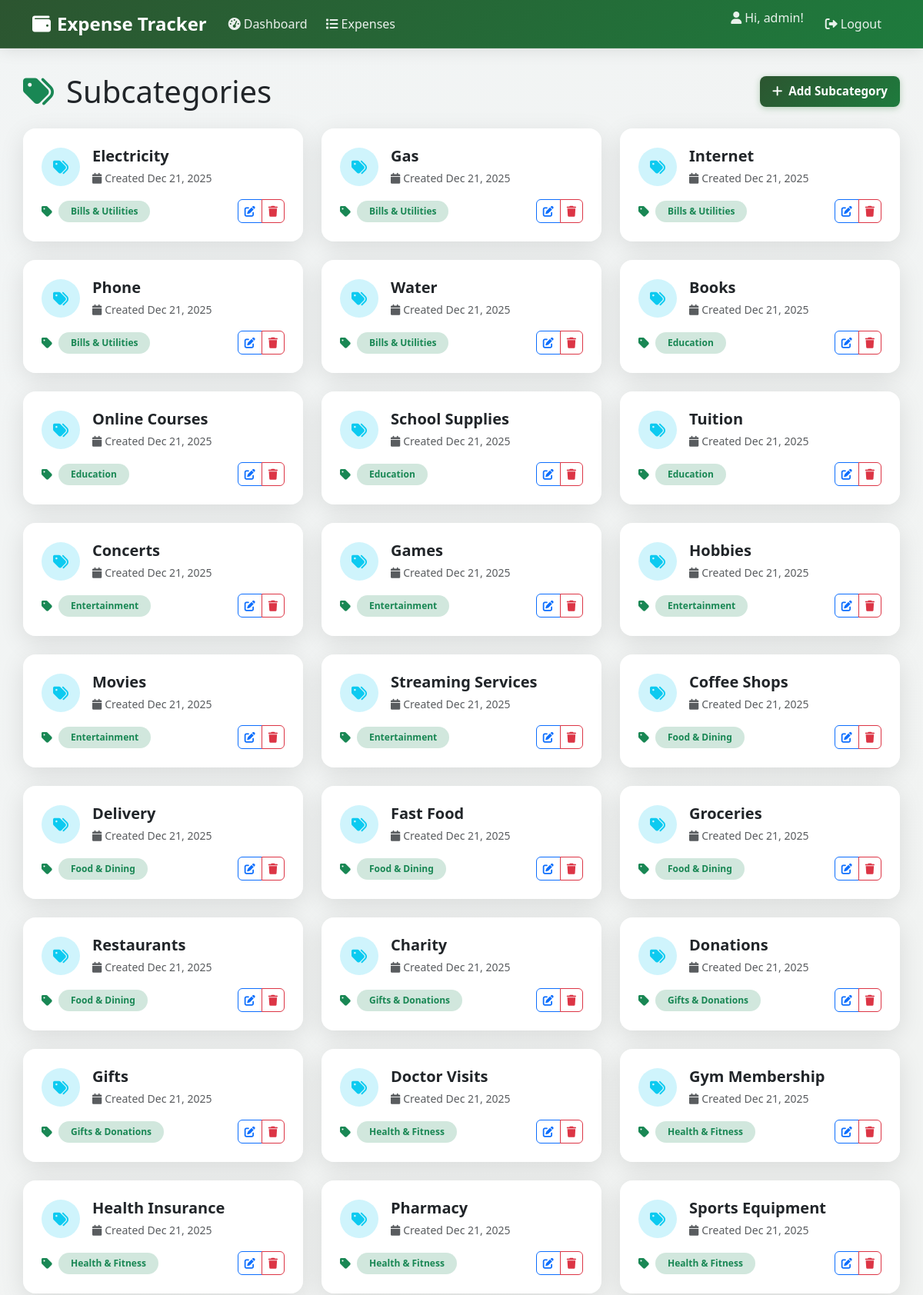
The app's page /subcategories/ (signed in, upper part) with its own data.
### ledger/models.py (models this page shows, shortened)
class Subcategory(models.Model):
    category = models.ForeignKey(Category, on_delete=models.CASCADE, related_name='subcategories')
    name = models.CharField(max_length=100)
    created_at = models.DateTimeField(auto_now_add=True)
    class Meta:
        unique_together = ('category', 'name')
        ordering = ['category__name', 'name']

class Category(models.Model):
    name = models.CharField(max_length=100, unique=True)
    created_at = models.DateTimeField(auto_now_add=True)
    class Meta:
        ordering = ['name']

### ledger/views.py (the view)
# urls.py: path('subcategories/', views.SubcategoryListView.as_view(), name='subcategory_list'),
class SubcategoryListView(LoginRequiredMixin, ListView):
    model = Subcategory
    template_name = 'ledger/subcategory_list.html'
    context_object_name = 'subcategories'
    def get_queryset(self):
        return Subcategory.objects.all()

### ledger/templates/ledger/subcategory_list.html (shortened to what this page needs)
{% extends 'ledger/base.html' %}
{% block content %}
<div class="d-flex justify-content-between align-items-center mb-4">
    <h1 class="mb-0">
        <i class="fas fa-tags me-3 text-success"></i>Subcategories
    </h1>
    <a href="{% url 'subcategory_create' %}" class="btn btn-custom-primary">
        <i class="fas fa-plus me-2"></i>Add Subcategory
    </a>
</div>
{% if subcategories %}
    <div class="row g-4">
        {% for subcategory in subcategories %}
        <div class="col-md-6 col-lg-4">
            <div class="card-custom h-100">
                <div class="card-body p-4">
                    <div class="d-flex align-items-center mb-3">
                        <div class="flex-shrink-0 me-3">
                            <div class="bg-info-subtle rounded-circle d-flex align-items-center justify-content-center" style="width: 50px; height: 50px;">
                                <i class="fas fa-tags fa-lg text-info"></i>
                            </div>
                        </div>
                        <div class="flex-grow-1">
                            <h5 class="card-title mb-1 fw-bold">{{ subcategory.name }}</h5>
                            <small class="text-muted">
                                <i class="fas fa-calendar me-1"></i>Created {{ subcategory.created_at|date:"M d, Y" }}
                            </small>
                        </div>
                    </div>
                    <div class="d-flex justify-content-between align-items-center">
                        <div class="d-flex align-items-center">
                            <i class="fas fa-tag me-2 text-success"></i>
                            <span class="badge bg-success-subtle text-success rounded-pill px-3 py-2">
                                {{ subcategory.category.name }}
                            </span>
                        </div>
                        <div class="btn-group" role="group">
                            <a href="{% url 'subcategory_update' subcategory.pk %}" class="btn btn-sm btn-outline-primary rounded-start">
                                <i class="fas fa-edit"></i>
                            </a>
                            <a href="{% url 'subcategory_delete' subcategory.pk %}" class="btn btn-sm btn-outline-danger rounded-end">
                                <i class="fas fa-trash"></i>
                            </a>
                        </div>
                    </div>
                </div>
            </div>
        </div>
        {% endfor %}
    </div>
{% endif %}
{% endblock %}

### ledger/templates/ledger/base.html (shortened to what this page needs)
{% load static %}
<!DOCTYPE html>
<html lang="en">
<head>
    <link href="https://cdn.jsdelivr.net/npm/bootstrap@5.3.0/dist/css/bootstrap.min.css" rel="stylesheet">
    <link rel="stylesheet" href="https://cdnjs.cloudflare.com/ajax/libs/font-awesome/6.0.0/css/all.min.css">
</head>
<body>
    <nav class="navbar navbar-expand-lg navbar-custom">
        <div class="container">
            <a class="navbar-brand" href="{% url 'dashboard' %}">
                <i class="fas fa-wallet me-2"></i>Expense Tracker
            </a>
            <div class="collapse navbar-collapse" id="navbarNav">
                <ul class="navbar-nav me-auto">
                    <li class="nav-item">
                        <a class="nav-link" href="{% url 'dashboard' %}">
                            <i class="fas fa-tachometer-alt me-1"></i>Dashboard
                        </a>
                    </li>
                    <li class="nav-item">
                        <a class="nav-link" href="{% url 'expense_list' %}">
                            <i class="fas fa-list me-1"></i>Expenses
                        </a>
                    </li>
                </ul>
                <ul class="navbar-nav">
                    {% if user.is_authenticated %}
                        <li class="nav-item">
                            <span class="navbar-text me-3">
                                <i class="fas fa-user me-1"></i>Hi, {{ user.first_name|default:user.username }}!
                            </span>
                        </li>
                        <li class="nav-item">
                            <a class="nav-link" href="{% url 'logout' %}">
                                <i class="fas fa-sign-out-alt me-1"></i>Logout
                            </a>
                        </li>
                    {% else %}
                        <li class="nav-item">
                            <a class="nav-link" href="{% url 'login' %}">
                                <i class="fas fa-sign-in-alt me-1"></i>Login
                            </a>
                        </li>
                    {% endif %}
                </ul>
            </div>
        </div>
    </nav>
    <main class="container main-content">
        {% block content %}{% endblock %}
    </main>
</body>
</html>

### ledger/templates/ledger/base.html (style rules this page uses)
:root { --primary-green: #2c5530; --secondary-green: #1e7b3d; --light-green: #e8f5e8; --accent-green: #4caf50; }
body { background: linear-gradient(135deg, rgba(188, 205, 199, 0.1) 0%, rgba(173, 176, 143, 0.1) 100%), #f8f9fa; min-height: 100vh; font-family: 'Segoe UI', Tahoma, Geneva, Verdana, sans-serif; }
.navbar-custom { background: linear-gradient(135deg, var(--primary-green) 0%, var(--secondary-green) 100%); backdrop-filter: blur(20px); border-bottom: 1px solid rgba(255, 255, 255, 0.1); box-shadow: 0 2px 20px rgba(0, 0, 0, 0.1); }
.navbar-brand { font-weight: 700; font-size: 1.5rem; color: white !important; }
.nav-link { font-weight: 500; color: rgba(255, 255, 255, 0.9) !important; transition: all 0.3s ease; padding: 0.5rem 1rem; border-radius: 8px; margin: 0 0.25rem; }
.navbar-text { color: rgba(255, 255, 255, 0.9) !important; font-weight: 500; }
.main-content { padding: 2rem 0; min-height: calc(100vh - 76px); }
.card-custom { background: rgba(255, 255, 255, 0.95); backdrop-filter: blur(10px); border: none; border-radius: 16px; box-shadow: 0 8px 32px rgba(0, 0, 0, 0.1); transition: all 0.3s ease; }
.btn-custom-primary { background: linear-gradient(135deg, var(--primary-green) 0%, var(--secondary-green) 100%); border: none; border-radius: 8px; padding: 0.5rem 1rem; font-weight: 600; color: white; transition: all 0.3s ease; height: 40px; font-size: 0.95rem; box-shadow: 0 2px 8px rgba(46, 125, 50, 0.3); }

### records on screen
Subcategory: name "Electricity", created_at "Dec 21, 2025", category.name "Bills & Utilities"
Subcategory: name "Gas", created_at "Dec 21, 2025", category.name "Bills & Utilities"
Subcategory: name "Internet", created_at "Dec 21, 2025", category.name "Bills & Utilities"
Subcategory: name "Phone", created_at "Dec 21, 2025", category.name "Bills & Utilities"
Subcategory: name "Water", created_at "Dec 21, 2025", category.name "Bills & Utilities"
Subcategory: name "Books", created_at "Dec 21, 2025", category.name "Education"
Subcategory: name "Online Courses", created_at "Dec 21, 2025", category.name "Education"
Subcategory: name "School Supplies", created_at "Dec 21, 2025", category.name "Education"
Subcategory: name "Tuition", created_at "Dec 21, 2025", category.name "Education"
Subcategory: name "Concerts", created_at "Dec 21, 2025", category.name "Entertainment"
Subcategory: name "Games", created_at "Dec 21, 2025", category.name "Entertainment"
Subcategory: name "Hobbies", created_at "Dec 21, 2025", category.name "Entertainment"
Subcategory: name "Movies", created_at "Dec 21, 2025", category.name "Entertainment"
Subcategory: name "Streaming Services", created_at "Dec 21, 2025", category.name "Entertainment"
Subcategory: name "Coffee Shops", created_at "Dec 21, 2025", category.name "Food & Dining"
Subcategory: name "Delivery", created_at "Dec 21, 2025", category.name "Food & Dining"
Subcategory: name "Fast Food", created_at "Dec 21, 2025", category.name "Food & Dining"
Subcategory: name "Groceries", created_at "Dec 21, 2025", category.name "Food & Dining"
Subcategory: name "Restaurants", created_at "Dec 21, 2025", category.name "Food & Dining"
Subcategory: name "Charity", created_at "Dec 21, 2025", category.name "Gifts & Donations"
Subcategory: name "Donations", created_at "Dec 21, 2025", category.name "Gifts & Donations"
Subcategory: name "Gifts", created_at "Dec 21, 2025", category.name "Gifts & Donations"
Subcategory: name "Doctor Visits", created_at "Dec 21, 2025", category.name "Health & Fitness"
Subcategory: name "Gym Membership", created_at "Dec 21, 2025", category.name "Health & Fitness"
Subcategory: name "Health Insurance", created_at "Dec 21, 2025", category.name "Health & Fitness"
Subcategory: name "Pharmacy", created_at "Dec 21, 2025", category.name "Health & Fitness"
Subcategory: name "Sports Equipment", created_at "Dec 21, 2025", category.name "Health & Fitness"

### other values on screen
{{ user.first_name|default:user.username }} "admin"
